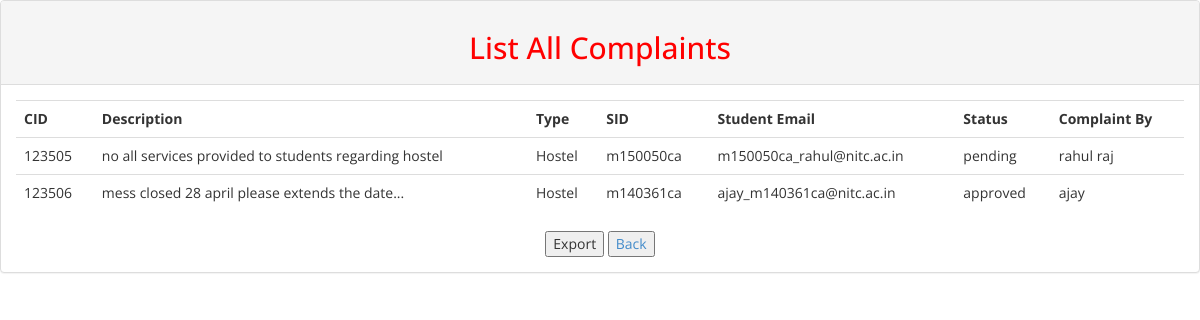
The app's page /admin/complaint_list.php?listall (signed in) with its own data.
### tables this page shows
CREATE TABLE `complaint` (
  `cid` int(6) NOT NULL,
  `description` varchar(400) NOT NULL,
  `sid` varchar(15) NOT NULL,
  `type` varchar(25) NOT NULL,
  `SEmail` varchar(250) NOT NULL,
  `status` varchar(15) NOT NULL,
  `Cby` varchar(25) NOT NULL,
  `date` timestamp NOT NULL DEFAULT CURRENT_TIMESTAMP
);

### admin/complaint_list.php (the view, shortened to what this page needs)
<?php
 include('../connection.php');
?>
<!DOCTYPE html>
<head>
    <link href="assets/css/bootstrap.css" rel="stylesheet" />
    <link href="assets/css/font-awesome.css" rel="stylesheet" />
    <link href="assets/js/morris/morris-0.4.3.min.css" rel="stylesheet" />
    <link href="assets/css/custom.css" rel="stylesheet" />
</head>
<body>
            <div class="row">
                <div class="col-md-12 col-sm-12 col-xs-12">
                    <div class="panel panel-default">
                                    <?php
                                        if(isset($_GET['listall']))
                                        {
                                            $listAll = "SELECT * FROM `complaint` WHERE 1";
                                            $result = $conn->query($listAll);
                                              if($result->num_rows>0){
                                                echo '<div class="panel-heading">
                            <h2 align="center">List All Complaints</h2>
                        </div>
                        <div class="panel-body">
                            <div class="" id="listAll">';
                                                     echo '<table class="table ">';
                                                    echo '<tr><th>CID</th>
                                                            <th>Description</th>
                                                            <th>Type</th>
                                                            <th>SID</th>
                                                            <th>Student Email</th>
                                                            <th>Status</th>
                                                            <th>Complaint By</th>
                                                            <tr>';
                                                    while($temp = $result->fetch_assoc()){
                                                         echo  '<tr><td>'.$temp['cid'].'</td>';
                                                        echo  '<td>'.$temp['description'].'</td>';
                                                        echo  '<td>'.$temp['type'].'</td>';
                                                        echo  '<td>'.$temp['sid'].'</td>';
                                                        echo  '<td>'.$temp['SEmail'].'</td>';
                                                        echo  '<td>'.$temp['status'].'</td>';
                                                        echo  '<td>'.$temp['Cby'].'</td>';
                                                    }
                                                    echo '</table>';
                                                  } else{
                                                echo 'No Complaint is found ';
                                              }
                                        }
                                    ?>
  <center><button onclick="myFunction()">Export</button>
          <a href="index.php?listall"><input type="button" value="Back" /></a></center>
</body>
</html>

### admin/assets/css/custom.css (style rules this page uses)
body { font-family: 'Open Sans', sans-serif; }
h2 { color: #f00; }

### records on screen
complaint: cid "123505", description "no all services provided to students regarding hostel", type "Hostel", sid "m150050ca", SEmail "m150050ca_rahul@nitc.ac.in", status "pending", Cby "rahul raj"
complaint: cid "123506", description "mess closed 28 april please extends the date...", type "Hostel", sid "m140361ca", SEmail "ajay_m140361ca@nitc.ac.in", status "approved", Cby "ajay"
